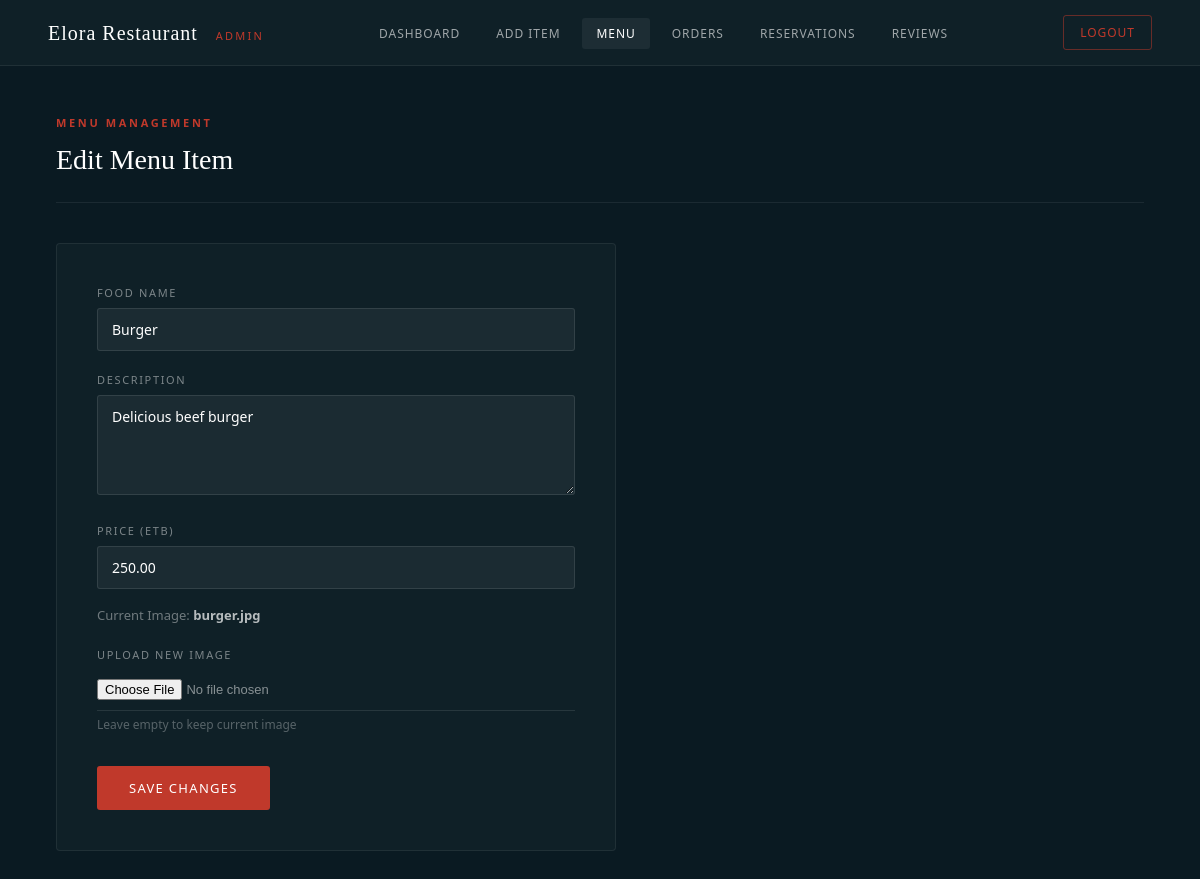
The page /admin/edit_menu.php?id=1 on the database its author committed.
### tables this page shows
CREATE TABLE `menu_items` (
  `id` int NOT NULL,
  `food_name` varchar(100) NOT NULL,
  `description` text NOT NULL,
  `price` decimal(10,2) NOT NULL,
  `image` varchar(255) DEFAULT NULL
);

### admin/edit_menu.php (the view, shortened to what this page needs)
<?php
include("../db/connection.php");
$id = intval($_GET['id']);
$query = "SELECT * FROM menu_items WHERE id='$id'";
$result = mysqli_query($conn, $query);
$row = mysqli_fetch_assoc($result);
?>
<!DOCTYPE html>
<html>
<head>
    <link rel="stylesheet" href="../assets/css/admin.css">
</head>
<body>
<?php include('admin_navbar.php'); ?>
<div class="admin-page">
    <div class="admin-page-header">
        <div>
            <span class="admin-page-label">Menu Management</span>
            <h1>Edit Menu Item</h1>
        </div>
    </div>
    <div class="admin-form-card">
        <form method="POST" enctype="multipart/form-data">
            <label>Food Name</label>
            <input type="text" name="food_name" value="<?php echo htmlspecialchars($row['food_name']); ?>" required>
            <label>Description</label>
            <textarea name="description" required><?php echo htmlspecialchars($row['description']); ?></textarea>
            <label>Price (ETB)</label>
            <input type="number" name="price" value="<?php echo htmlspecialchars($row['price']); ?>" required>
            <div class="current-image">
                Current Image: <strong><?php echo htmlspecialchars($row['image']); ?></strong>
            </div>
            <label>Upload New Image</label>
            <input type="file" name="image" accept="image/*">
            <small>Leave empty to keep current image</small>
            <button type="submit" name="submit">Save Changes</button>
        </form>
    </div>
</div>
</body>
</html>

### assets/css/admin.css (style rules this page uses)
*, *::before, *::after { box-sizing: border-box; margin: 0; padding: 0; }
body { font-family: 'Segoe UI', sans-serif; background: #0a1a22; color: rgba(255,255,255,0.78); line-height: 1.6; min-height: 100vh; }
.admin-page { padding: 48px 56px; max-width: 1400px; margin: auto; }
.admin-page-header { display: flex; align-items: center; justify-content: space-between; margin-bottom: 40px; padding-bottom: 20px; border-bottom: 1px solid rgba(255,255,255,0.07); }
.admin-page-label { font-size: 11px; letter-spacing: 0.24em; text-transform: uppercase; color: #c0392b; font-weight: 600; display: block; margin-bottom: 6px; }
.admin-page-header h1 { font-family: Georgia, serif; font-size: 28px; color: white; font-weight: 400; }
.admin-form-card { background: #0f2027; border: 1px solid rgba(255,255,255,0.07); border-radius: 4px; padding: 40px; max-width: 560px; }
.admin-form-card label { display: block; font-size: 11px; letter-spacing: 0.15em; text-transform: uppercase; color: rgba(255,255,255,0.45); margin-bottom: 6px; margin-top: 20px; }
.admin-form-card label:first-of-type { margin-top: 0; }
.admin-form-card input[type="text"], .admin-form-card input[type="number"], .admin-form-card textarea { width: 100%; background: rgba(255,255,255,0.05); border: 1px solid rgba(255,255,255,0.1); border-radius: 3px; color: white; padding: 11px 14px; font-size: 14px; font-family: 'Segoe UI', sans-serif; outline: none; transition: border-color 0.2s; }
.admin-form-card input::placeholder, .admin-form-card textarea::placeholder { color: rgba(255,255,255,0.2); }
.admin-form-card textarea { resize: vertical; min-height: 100px; }
.admin-form-card input[type="file"] { color: rgba(255,255,255,0.5); font-size: 13px; padding: 10px 0; background: transparent; border: none; border-bottom: 1px solid rgba(255,255,255,0.1); width: 100%; outline: none; }
.admin-form-card small { color: rgba(255,255,255,0.3); font-size: 12px; display: block; margin-top: 4px; }
.admin-form-card .current-image { color: rgba(255,255,255,0.4); font-size: 13px; margin-top: 16px; margin-bottom: 4px; }
.admin-form-card .current-image strong { color: rgba(255,255,255,0.7); }
.admin-form-card button[type="submit"] { margin-top: 32px; background: #c0392b; color: white; border: none; padding: 13px 32px; border-radius: 3px; font-size: 13px; letter-spacing: 0.1em; text-transform: uppercase; cursor: pointer; transition: background 0.2s; font-family: 'Segoe UI', sans-serif; }

### rows shown on the page
menu_items: food_name "Burger", description "Delicious beef burger", price "250.00", image "burger.jpg"
